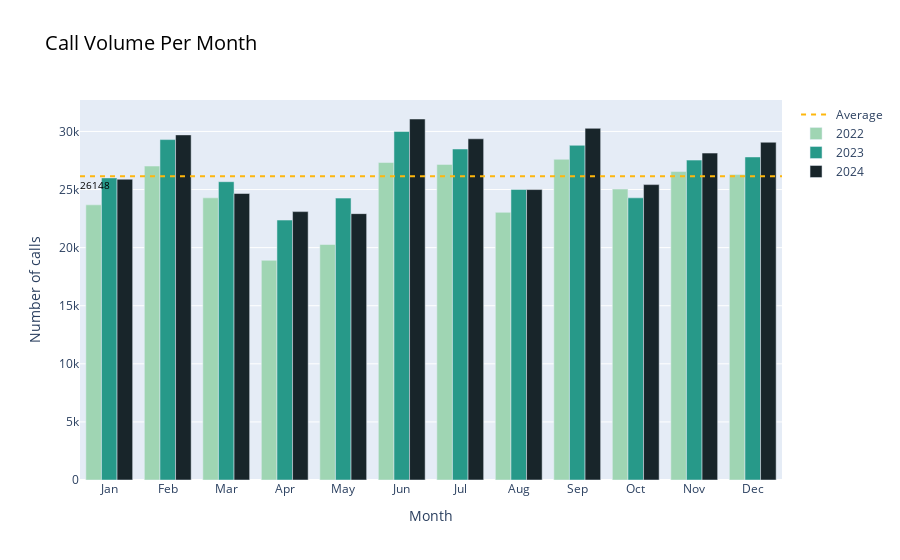

Here is the notebook cell this chart was saved with:
### Code cell
colors = {'2022':'rgba(159, 213, 179, 1)','2023':'rgba(39, 153, 137, 1)','2024':'rgba(24, 37, 42, 1)','Average':'rgba(254, 183, 13, 1)'}
fig = go.Figure()
fig.add_trace(go.Bar(name="2022", x=x_a, y=calls_2022,marker_color=colors['2022']))
fig.add_trace(go.Bar(name="2023", x=x_a, y=calls_2023,marker_color=colors['2023']))
fig.add_trace(go.Bar(name="2024", x=x_a, y=calls_2024,marker_color=colors['2024']))
fig.update_layout(
    title = dict(text = "Call Volume Per Month",
                 font=dict(size=20, color="black")),
    xaxis_title="Month",
    yaxis_title="Number of calls", 
)
fig.add_shape(
    legendrank=1,
    name="Average",
    showlegend=True,
    type="line",
    xref="paper",
    line=dict(dash="5px",color=colors['Average']),
    label=dict(
        text="26148",
        textposition="start",
        font=dict(size=10, color="black"),
        yanchor="top"),
    x0=0.00,
    x1=1.0,
    y0=average,
    y1=average
)
fig.show()

### Figure 1 — Plotly figure (JSON) as saved in the notebook; plotly's stock layout.template omitted (floating-point values rounded to 4 significant figures)
{"data": [{"marker": {"color": "rgba(159, 213, 179, 1)"}, "name": "2022", "type": "bar", "x": ["Jan", "Feb", "Mar", "Apr", "May", "Jun", "Jul", "Aug", "Sep", "Oct", "Nov", "Dec"], "y": [23683, 27023, 24285, 18908, 20270, 27326, 27165, 23037, 27606, 25039, 26547, 26285]}, {"marker": {"color": "rgba(39, 153, 137, 1)"}, "name": "2023", "type": "bar", "x": ["Jan", "Feb", "Mar", "Apr", "May", "Jun", "Jul", "Aug", "Sep", "Oct", "Nov", "Dec"], "y": [26003, 29300, 25676, 22373, 24263, 30000, 28491, 25013, 28807, 24286, 27533, 27806]}, {"marker": {"color": "rgba(24, 37, 42, 1)"}, "name": "2024", "type": "bar", "x": ["Jan", "Feb", "Mar", "Apr", "May", "Jun", "Jul", "Aug", "Sep", "Oct", "Nov", "Dec"], "y": [25891, 29704, 24659, 23101, 22926, 31072, 29369, 24998, 30270, 25426, 28139, 29072]}], "layout": {"shapes": [{"label": {"font": {"color": "black", "size": 10}, "text": "26148", "textposition": "start", "yanchor": "top"}, "legendrank": 1, "line": {"color": "rgba(254, 183, 13, 1)", "dash": "5px"}, "name": "Average", "showlegend": true, "type": "line", "x0": 0, "x1": 1, "xref": "paper", "y0": 26150.0, "y1": 26150.0}], "title": {"font": {"color": "black", "size": 20}, "text": "Call Volume Per Month"}, "xaxis": {"title": {"text": "Month"}}, "yaxis": {"title": {"text": "Number of calls"}}}}
